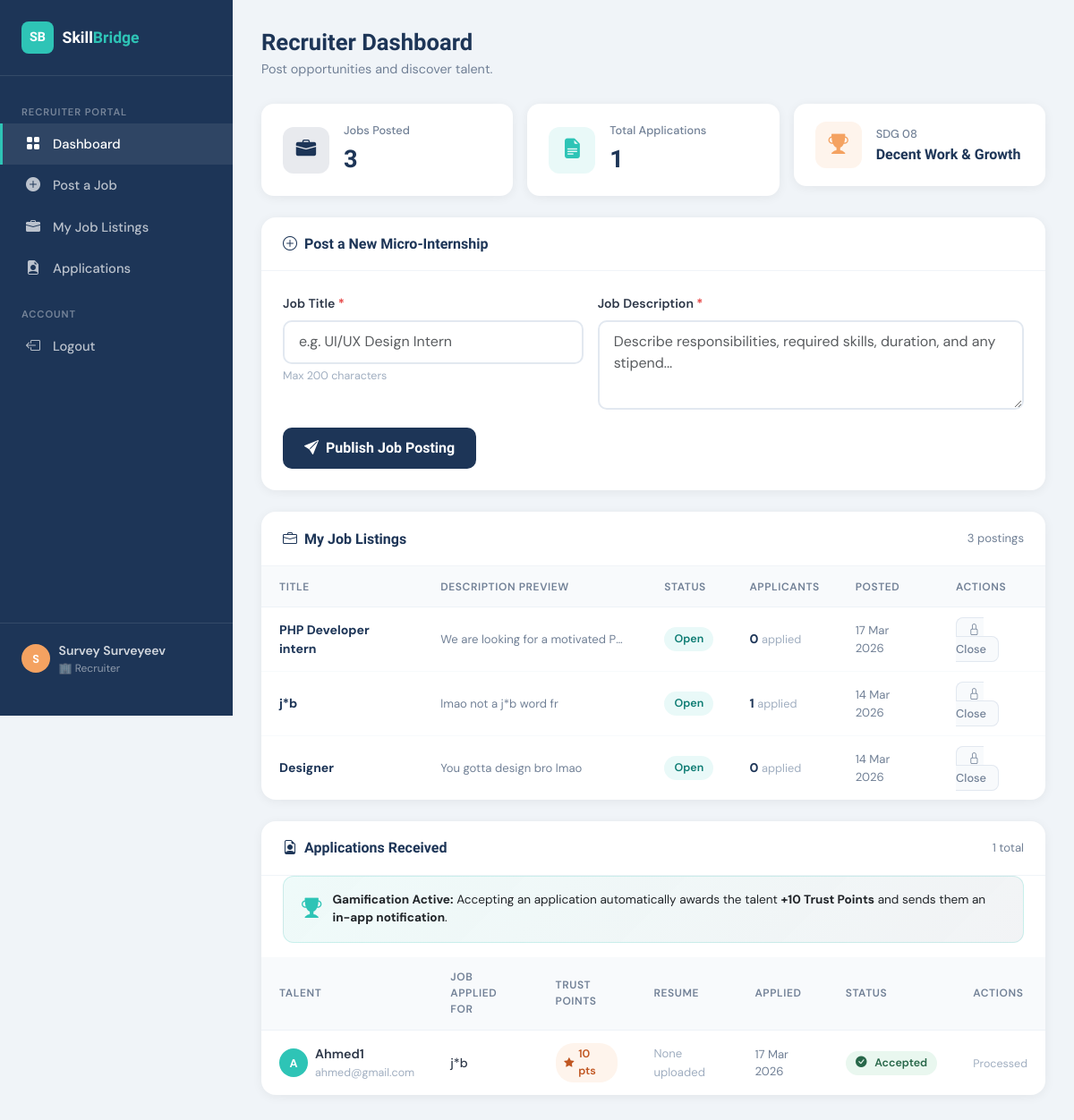
Page /recruiter_dashboard.php (signed in) on the committed database.
### tables this page shows
CREATE TABLE `jobs` (
  `id` int(11) NOT NULL,
  `recruiter_id` int(11) NOT NULL,
  `title` varchar(200) NOT NULL,
  `description` text NOT NULL,
  `status` enum('open','closed') NOT NULL DEFAULT 'open',
  `created_at` datetime NOT NULL DEFAULT current_timestamp()
);

CREATE TABLE `applications` (
  `id` int(11) NOT NULL,
  `job_id` int(11) NOT NULL,
  `talent_id` int(11) NOT NULL,
  `status` enum('pending','accepted','rejected') NOT NULL DEFAULT 'pending',
  `applied_at` datetime NOT NULL DEFAULT current_timestamp()
);

CREATE TABLE `users` (
  `id` int(11) NOT NULL,
  `name` varchar(150) NOT NULL,
  `email` varchar(200) NOT NULL,
  `password` varchar(255) NOT NULL,
  `role` enum('admin','talent','recruiter') NOT NULL DEFAULT 'talent',
  `trust_points` int(11) NOT NULL DEFAULT 0,
  `profile_resume` varchar(300) DEFAULT NULL,
  `created_at` datetime NOT NULL DEFAULT current_timestamp()
);

### recruiter_dashboard.php (the view, shortened to what this page needs)
<?php
require_once 'db_connect.php';
$recruiter_id   = (int) $_SESSION['user_id'];
$jobs_query = "
    SELECT j.id, j.title, j.description, j.status, j.created_at,
           COUNT(a.id) AS application_count
    FROM jobs j
    LEFT JOIN applications a ON j.id = a.job_id
    WHERE j.recruiter_id = {$recruiter_id}
    GROUP BY j.id
    ORDER BY j.created_at DESC
";
$jobs_result = mysqli_query($conn, $jobs_query);
$apps_query = "
    SELECT
        a.id AS app_id,
        a.status,
        a.applied_at,
        j.title AS job_title,
        j.id    AS job_id,
        u.name  AS talent_name,
        u.email AS talent_email,
        u.trust_points,
        u.profile_resume
    FROM applications a
    JOIN jobs  j ON a.job_id    = j.id
    JOIN users u ON a.talent_id = u.id
    WHERE j.recruiter_id = {$recruiter_id}
    ORDER BY a.applied_at DESC
";
$apps_result = mysqli_query($conn, $apps_query);
$total_jobs  = mysqli_num_rows($jobs_result);
$total_apps  = mysqli_num_rows($apps_result);
?>
<!DOCTYPE html>
<html lang="en">
<head>
    <link href="https://cdn.jsdelivr.net/npm/bootstrap@5.3.2/dist/css/bootstrap.min.css" rel="stylesheet">
    <link rel="stylesheet" href="https://cdn.jsdelivr.net/npm/bootstrap-icons@1.11.3/font/bootstrap-icons.min.css">
</head>
<body>
<aside class="sidebar">
    <div class="sidebar-brand">
        <div class="logo-icon">SB</div>
        <div class="logo-text">Skill<span>Bridge</span></div>
    </div>
    <nav class="sidebar-nav">
        <div class="nav-section-title">Recruiter Portal</div>
        <a href="recruiter_dashboard.php" class="nav-link-item active" id="nav-rdash">
            <i class="bi bi-grid-fill"></i> Dashboard
        </a>
        <div class="nav-link-item" id="nav-rpost" onclick="scrollToSection('post-job-section','nav-rpost')">
            <i class="bi bi-plus-circle-fill"></i> Post a Job
        </div>
        <div class="nav-link-item" id="nav-rjobs" onclick="scrollToSection('my-jobs-section','nav-rjobs')">
            <i class="bi bi-briefcase-fill"></i> My Job Listings
        </div>
        <div class="nav-link-item" id="nav-rapps" onclick="scrollToSection('applications-section','nav-rapps')">
            <i class="bi bi-file-earmark-person-fill"></i> Applications
        </div>
        <div class="nav-section-title" style="margin-top:0.5rem;">Account</div>
        <a href="logout.php" class="nav-link-item">
            <i class="bi bi-box-arrow-left"></i> Logout
        </a>
    </nav>
    <div class="sidebar-footer">
        <div class="user-chip">
            <div class="user-avatar"><?= strtoupper(substr($_SESSION['user_name'], 0, 1)) ?></div>
            <div>
                <div style="font-weight:600; font-size:0.88rem;"><?= htmlspecialchars($_SESSION['user_name']) ?></div>
                <div style="font-size:0.75rem; color:rgba(255,255,255,0.5);">🏢 Recruiter</div>
            </div>
        </div>
    </div>
</aside>
<main class="main-content">
    <div class="page-header">
        <h2>Recruiter Dashboard</h2>
        <p style="color:#718096; font-size:0.9rem; margin:0;">Post opportunities and discover talent.</p>
    </div>
    <div class="row g-3 mb-4">
        <div class="col-md-4">
            <div class="stat-card">
                <div class="stat-icon blue"><i class="bi bi-briefcase-fill"></i></div>
                <div>
                    <div class="stat-label">Jobs Posted</div>
                    <div class="stat-value"><?= $total_jobs ?></div>
                </div>
            </div>
        </div>
        <div class="col-md-4">
            <div class="stat-card">
                <div class="stat-icon teal"><i class="bi bi-file-earmark-text-fill"></i></div>
                <div>
                    <div class="stat-label">Total Applications</div>
                    <div class="stat-value"><?= $total_apps ?></div>
                </div>
            </div>
        </div>
        <div class="col-md-4">
            <div class="stat-card">
                <div class="stat-icon orange"><i class="bi bi-trophy-fill"></i></div>
                <div>
                    <div class="stat-label">SDG 08</div>
                    <div class="stat-value" style="font-size:1rem; line-height:1.4; margin-top:0.2rem;">Decent Work & Growth</div>
                </div>
            </div>
        </div>
    </div>
    <div class="data-card" id="post-job-section">
        <div class="data-card-header">
            <h5><i class="bi bi-plus-circle me-2"></i>Post a New Micro-Internship</h5>
        </div>
        <div class="form-panel">
            <form method="POST" action="recruiter_dashboard.php">
                <div class="row g-3">
                    <div class="col-md-5">
                        <label for="title" class="form-label">Job Title <span style="color:#e53e3e;">*</span></label>
                        <input
                            type="text"
                            class="form-control"
                            id="title"
                            name="title"
                            placeholder="e.g. UI/UX Design Intern"
                            maxlength="200"
                            required
                        >
                        <div style="font-size:0.78rem; color:#a0aec0; margin-top:0.25rem;">Max 200 characters</div>
                    </div>
                    <div class="col-md-7">
                        <label for="description" class="form-label">Job Description <span style="color:#e53e3e;">*</span></label>
                        <textarea
                            class="form-control"
                            id="description"
                            name="description"
                            placeholder="Describe responsibilities, required skills, duration, and any stipend..."
                            required
                        ></textarea>
                    </div>
                </div>
                <div style="margin-top:1.25rem;">
                    <button type="submit" class="btn-post">
                        <i class="bi bi-send-fill me-2"></i>Publish Job Posting
                    </button>
                </div>
            </form>
        </div>
    </div>
    <div class="data-card" id="my-jobs-section">
        <div class="data-card-header">
            <h5><i class="bi bi-briefcase me-2"></i>My Job Listings</h5>
            <span style="font-size:0.82rem; color:#718096;"><?= $total_jobs ?> postings</span>
        </div>
        <div class="table-responsive">
            <table>
                <thead>
                    <tr>
                        <th>Title</th>
                        <th>Description Preview</th>
                        <th>Status</th>
                        <th>Applicants</th>
                        <th>Posted</th>
                        <th>Actions</th>
                    </tr>
                </thead>
                <tbody>
                <?php
                if (mysqli_num_rows($jobs_result) > 0):
                    mysqli_data_seek($jobs_result, 0);
                    while ($job = mysqli_fetch_assoc($jobs_result)):
                ?>
                <tr>
                    <td class="job-title-cell"><?= htmlspecialchars($job['title']) ?></td>
                    <td class="job-desc-cell"><?= htmlspecialchars($job['description']) ?></td>
                    <td>
                        <span class="status-badge status-<?= $job['status'] ?>">
                            <?= ucfirst($job['status']) ?>
                        </span>
                    </td>
                    <td>
                        <span style="font-weight:700; color:var(--primary);"><?= $job['application_count'] ?></span>
                        <span style="color:#a0aec0; font-size:0.8rem;"> applied</span>
                    </td>
                    <td style="color:#718096; font-size:0.82rem;"><?= date('d M Y', strtotime($job['created_at'])) ?></td>
                    <td>
                        <a
                            href="recruiter_dashboard.php?action=toggle_job&job_id=<?= $job['id'] ?>"
                            class="btn-toggle"
                            onclick="return confirm('Toggle this job to <?= $job['status'] === 'open' ? 'closed' : 'open' ?>?');"
                        >
                            <i class="bi bi-<?= $job['status'] === 'open' ? 'lock' : 'unlock' ?> me-1"></i>
                            <?= $job['status'] === 'open' ? 'Close' : 'Reopen' ?>
                        </a>
                    </td>
                </tr>
                <?php
                    endwhile;
                endif; ?>
                </tbody>
            </table>
        </div>
    </div>
    <div class="data-card" id="applications-section">
        <div class="data-card-header">
            <h5><i class="bi bi-file-earmark-person me-2"></i>Applications Received</h5>
            <span style="font-size:0.82rem; color:#718096;"><?= $total_apps ?> total</span>
        </div>
        <div class="gamification-callout">
            <i class="bi bi-trophy-fill"></i>
            <div>
                <strong>Gamification Active:</strong> Accepting an application automatically awards the talent
                <strong>+10 Trust Points</strong> and sends them an <strong>in-app notification</strong>.
            </div>
        </div>
        <div class="table-responsive">
            <table>
                <thead>
                    <tr>
                        <th>Talent</th>
                        <th>Job Applied For</th>
                        <th>Trust Points</th>
                        <th>Resume</th>
                        <th>Applied</th>
                        <th>Status</th>
                        <th>Actions</th>
                    </tr>
                </thead>
                <tbody>
                <?php
                if (mysqli_num_rows($apps_result) > 0):
                    mysqli_data_seek($apps_result, 0);
                    while ($app = mysqli_fetch_assoc($apps_result)):
                ?>
                <tr>
                    <td>
                        <div style="display:flex; align-items:center; gap:0.5rem;">
                            <div style="width:32px; height:32px; background:var(--accent); border-radius:50%; display:flex; align-items:center; justify-content:center; color:white; font-size:0.8rem; font-weight:700; flex-shrink:0;">
                                <?= strtoupper(substr($app['talent_name'], 0, 1)) ?>
                            </div>
                            <div>
                                <div style="font-weight:600; font-size:0.9rem;"><?= htmlspecialchars($app['talent_name']) ?></div>
                                <div style="font-size:0.78rem; color:#a0aec0;"><?= htmlspecialchars($app['talent_email']) ?></div>
                            </div>
                        </div>
                    </td>
                    <td style="font-weight:500;"><?= htmlspecialchars($app['job_title']) ?></td>
                    <td>
                        <span class="trust-pill">
                            <i class="bi bi-star-fill" style="font-size:0.7rem;"></i>
                            <?= (int)$app['trust_points'] ?> pts
                        </span>
                    </td>
                    <td>
                        <?php if (!empty($app['profile_resume'])): ?>
                            <a href="<?= htmlspecialchars($app['profile_resume']) ?>" target="_blank"
                               style="color:var(--accent); font-size:0.82rem; font-weight:500; text-decoration:none;">
                                <i class="bi bi-file-earmark-arrow-down me-1"></i>View
                            </a>
                        <?php else: ?>
                            <span style="color:#a0aec0; font-size:0.82rem;">None uploaded</span>
                        <?php endif; ?>
                    </td>
                    <td style="color:#718096; font-size:0.82rem;"><?= date('d M Y', strtotime($app['applied_at'])) ?></td>
                    <td>
                        <span class="status-badge status-<?= $app['status'] ?>">
                            <?php
                            $icons = ['pending'=>'clock','accepted'=>'check-circle-fill','rejected'=>'x-circle-fill'];
                            echo '<i class="bi bi-' . $icons[$app['status']] . ' me-1"></i>';
                            echo ucfirst($app['status']);
                            ?>
                        </span>
                    </td>
                    <td>
                        <?php if ($app['status'] === 'pending'): ?>
                        <div style="display:flex; gap:0.4rem;">
                            <a
                                href="recruiter_dashboard.php?action=accept&app_id=<?= $app['app_id'] ?>"
                                class="btn-accept"
                                onclick="return confirm('Accept this application? The talent will receive +10 Trust Points and a notification.');"
                            >
                                <i class="bi bi-check2 me-1"></i>Accept
                            </a>
                            <a
                                href="recruiter_dashboard.php?action=reject&app_id=<?= $app['app_id'] ?>"
                                class="btn-reject"
                                onclick="return confirm('Reject this application? The talent will be notified.');"
                            >
                                <i class="bi bi-x me-1"></i>Reject
                            </a>
                        </div>
                        <?php else: ?>
                            <span style="font-size:0.78rem; color:#a0aec0;">Processed</span>
                        <?php endif; ?>
                    </td>
                </tr>
                <?php
                    endwhile;
                endif; ?>
                </tbody>
            </table>
        </div>
    </div>
</main>

### rows in the picture
jobs: title "PHP Developer intern", description "We are looking for a motivated P…", status "Open", application_count "0", created_at "17 Mar 2026", shows "Close"
jobs: title "j*b", description "lmao not a j*b word fr", status "Open", application_count "1", created_at "14 Mar 2026", shows "Close"
jobs: title "Designer", description "You gotta design bro lmao", status "Open", application_count "0", created_at "14 Mar 2026", shows "Close"
applications: talent.name "A", talent.name "Ahmed1", talent.email "ahmed@gmail.com", job.title "j*b", talent.trust_points "10", applied_at "17 Mar 2026", status "Accepted", shows "Processed"

### other values in the picture
substr($_SESSION['user_name'], 0, 1) "S"
$_SESSION['user_name'] "Survey Surveyeev"
$total_jobs "3"
$total_apps "1"
